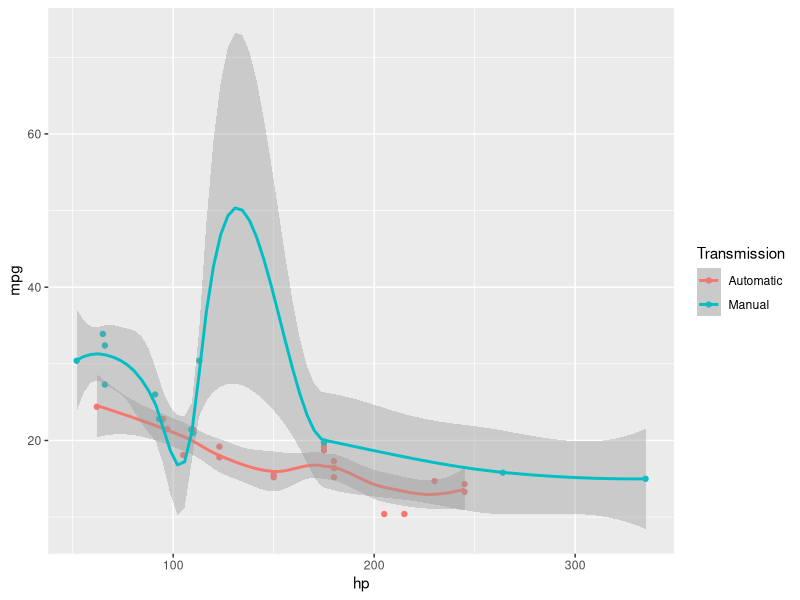
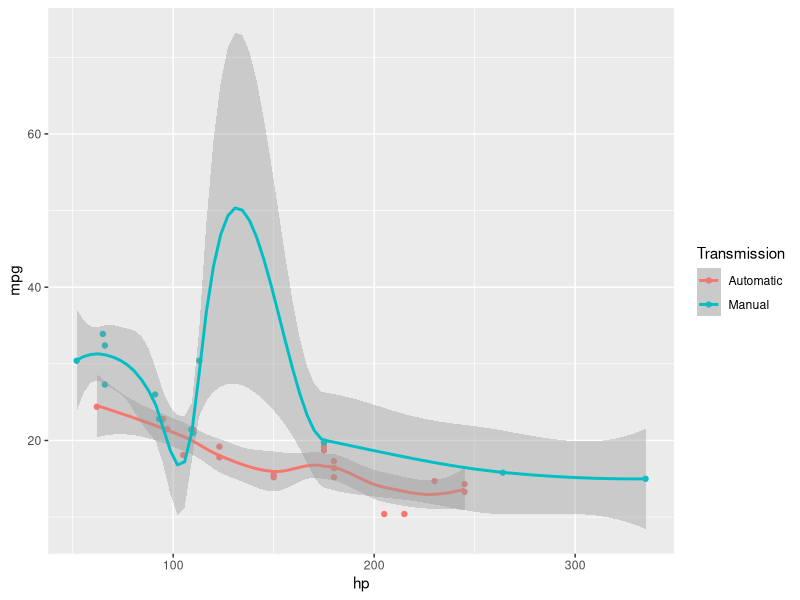

Source code (R) for these figures, in order: (Note: this script raises an error after producing the figures.)
## ---- chunk 1
  #| echo: true
  #| fig-width: 10
  #| fig-height: 4.5
  #| output-location: slide
  #| label: fig-scatterplot
  #| fig-cap: Scatterplot of `mtcars` data
  library(ggplot2)
  mtcars$Transmission <- factor(mtcars$am, labels = c("Automatic", "Manual"))
  ggplot(mtcars, aes(hp, mpg, color = Transmission)) +
    geom_point() +
    geom_smooth(formula = y ~ x, method = "loess")
## ---- chunk 2
#| echo: false
#| fig-width: 8
#| fig-height: 3.5
#| label: fig-scatterplottab
#| fig-cap: Scatterplot of `mtcars` data in tabsets
library(ggplot2)
mtcars$Transmission <- factor(mtcars$am, labels = c("Automatic", "Manual"))
ggplot(mtcars, aes(hp, mpg, color = Transmission)) +
  geom_point() +
  geom_smooth(formula = y ~ x, method = "loess")
## ---- chunk 3
knitr::kable(mtcars[1:6,])
## ---- chunk 4
ojs_define(actors = data.frame(
  x = rnorm(100),
  y = rnorm(100)
))
